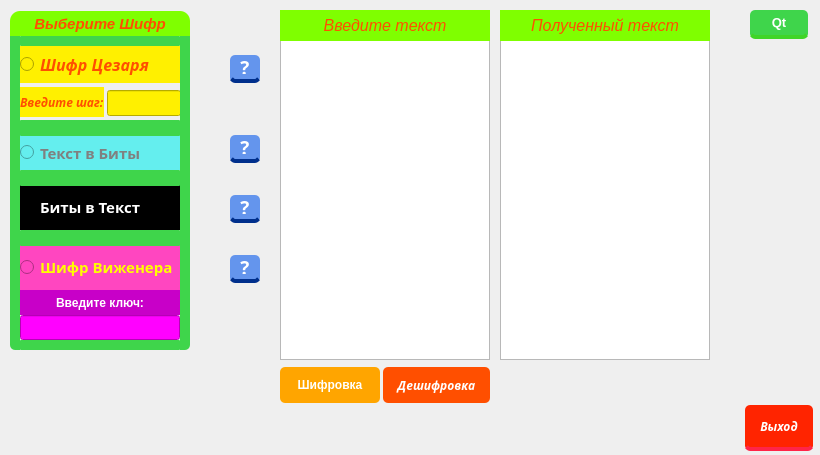
<?xml version="1.0" encoding="UTF-8"?>
<ui version="4.0">
 <class>SecondShifr</class>
 <widget class="QDialog" name="SecondShifr">
  <property name="geometry">
   <rect>
    <x>0</x>
    <y>0</y>
    <width>820</width>
    <height>455</height>
   </rect>
  </property>
  <property name="windowTitle">
   <string>Добро пожаловать в скрытый Шифр. Приложение по шифровке передаваемой и дешифровке получаемой информации</string>
  </property>
  <property name="autoFillBackground">
   <bool>false</bool>
  </property>
  <property name="styleSheet">
   <string notr="true">border-color: qlineargradient(spread:pad, x1:0, y1:0, x2:1, y2:0, stop:0 rgba(9, 41, 4, 255), stop:0.085 rgba(2, 79, 0, 255), stop:0.19 rgba(50, 147, 22, 255), stop:0.275 rgba(236, 191, 49, 255), stop:0.39 rgba(243, 61, 34, 255), stop:0.555 rgba(135, 81, 60, 255), stop:0.667 rgba(121, 75, 255, 255), stop:0.825 rgba(164, 255, 244, 255), stop:0.885 rgba(104, 222, 71, 255), stop:1 rgba(93, 128, 0, 255));
position: absolute;</string>
  </property>
  <widget class="QLabel" name="label">
   <property name="geometry">
    <rect>
     <x>205</x>
     <y>0</y>
     <width>1500</width>
     <height>1500</height>
    </rect>
   </property>
   <property name="styleSheet">
    <string notr="true">background-image: url(:/recource/images/raduga1.jpg);</string>
   </property>
   <property name="text">
    <string/>
   </property>
  </widget>
  <widget class="QTextEdit" name="textEdit_1">
   <property name="geometry">
    <rect>
     <x>280</x>
     <y>40</y>
     <width>210</width>
     <height>320</height>
    </rect>
   </property>
   <property name="font">
    <font>
     <pointsize>9</pointsize>
    </font>
   </property>
  </widget>
  <widget class="QTextEdit" name="textEdit_2">
   <property name="geometry">
    <rect>
     <x>500</x>
     <y>40</y>
     <width>210</width>
     <height>320</height>
    </rect>
   </property>
   <property name="font">
    <font>
     <pointsize>9</pointsize>
    </font>
   </property>
  </widget>
  <widget class="QLabel" name="label_1">
   <property name="geometry">
    <rect>
     <x>280</x>
     <y>10</y>
     <width>210</width>
     <height>31</height>
    </rect>
   </property>
   <property name="font">
    <font>
     <family>Segoe UI</family>
     <pointsize>12</pointsize>
     <weight>50</weight>
     <italic>true</italic>
     <bold>false</bold>
    </font>
   </property>
   <property name="styleSheet">
    <string notr="true">background-color: rgba(127, 255, 0, 1);
color: rgba(255, 79, 0, 1);</string>
   </property>
   <property name="text">
    <string>Введите текст</string>
   </property>
   <property name="alignment">
    <set>Qt::AlignCenter</set>
   </property>
  </widget>
  <widget class="QPushButton" name="pushButton_3">
   <property name="enabled">
    <bool>true</bool>
   </property>
   <property name="geometry">
    <rect>
     <x>745</x>
     <y>400</y>
     <width>71</width>
     <height>51</height>
    </rect>
   </property>
   <property name="sizePolicy">
    <sizepolicy hsizetype="MinimumExpanding" vsizetype="Fixed">
     <horstretch>0</horstretch>
     <verstretch>0</verstretch>
    </sizepolicy>
   </property>
   <property name="font">
    <font>
     <family>Goudy Stout</family>
     <pointsize>9</pointsize>
     <weight>75</weight>
     <italic>true</italic>
     <bold>true</bold>
    </font>
   </property>
   <property name="styleSheet">
    <string notr="true">QPushButton {
	float: right;
	margin-right: 3%;
	margin-top: 5px;
	border-radius: 5px;
	padding: 5px 9px;
	font-size: 1.2em;
	background-color: rgba(255, 36, 0, 1);
	border-bottom: 4px solid rgba(255, 36, 72, 1);
	color: white;
}

QPushButton:hover{
	background-color: rgba(255, 15, 0, 1);
	border-bottom: 4px solid rgba(217, 55, 60, 1);
}</string>
   </property>
   <property name="text">
    <string>Выход</string>
   </property>
  </widget>
  <widget class="QPushButton" name="pushButton_About">
   <property name="enabled">
    <bool>true</bool>
   </property>
   <property name="geometry">
    <rect>
     <x>750</x>
     <y>5</y>
     <width>61</width>
     <height>34</height>
    </rect>
   </property>
   <property name="sizePolicy">
    <sizepolicy hsizetype="MinimumExpanding" vsizetype="Fixed">
     <horstretch>0</horstretch>
     <verstretch>0</verstretch>
    </sizepolicy>
   </property>
   <property name="font">
    <font>
     <pointsize>10</pointsize>
     <weight>75</weight>
     <bold>true</bold>
    </font>
   </property>
   <property name="styleSheet">
    <string notr="true">QPushButton {
float: right;
margin-right: 3%;
margin-top: 5px;
border-radius: 5px;
padding: 5px 9px;
font-size: 1.2em;
background-color: rgba(63, 213, 75, 1);
border-bottom: 4px solid rgba(63, 213, 40, 1);
color: white;
}

QPushButton:hover
{
background-color: rgba(63, 230, 75, 1);
border-bottom: 4px solid rgba(63, 200, 5, 1);
}
</string>
   </property>
   <property name="text">
    <string>Qt</string>
   </property>
  </widget>
  <widget class="QLabel" name="label_3">
   <property name="geometry">
    <rect>
     <x>500</x>
     <y>10</y>
     <width>210</width>
     <height>31</height>
    </rect>
   </property>
   <property name="font">
    <font>
     <family>Segoe UI</family>
     <pointsize>12</pointsize>
     <weight>50</weight>
     <italic>true</italic>
     <bold>false</bold>
    </font>
   </property>
   <property name="styleSheet">
    <string notr="true">background-color: rgba(127, 255, 0, 1);
color: rgba(255, 79, 0, 1);</string>
   </property>
   <property name="text">
    <string>Полученный текст</string>
   </property>
   <property name="alignment">
    <set>Qt::AlignCenter</set>
   </property>
  </widget>
  <widget class="QPushButton" name="pushButton_4">
   <property name="enabled">
    <bool>true</bool>
   </property>
   <property name="geometry">
    <rect>
     <x>230</x>
     <y>50</y>
     <width>33</width>
     <height>33</height>
    </rect>
   </property>
   <property name="sizePolicy">
    <sizepolicy hsizetype="MinimumExpanding" vsizetype="Fixed">
     <horstretch>0</horstretch>
     <verstretch>0</verstretch>
    </sizepolicy>
   </property>
   <property name="font">
    <font>
     <family>Papyrus</family>
     <pointsize>14</pointsize>
     <weight>75</weight>
     <italic>false</italic>
     <bold>true</bold>
    </font>
   </property>
   <property name="styleSheet">
    <string notr="true">QPushButton{
float: right;
margin-right: 3%;
margin-top: 5px;
border-radius: 5px;
padding: 5px 9px;
font-size: 1.2em;
background-color: rgba(100, 149, 237, 1);
border-bottom: 4px solid rgba(0, 47, 140, 1);
color: white;
}

QPushButton:hover{
color:  white;
font-style: italic;
background-color: rgba(100, 165, 220, 1);;
}</string>
   </property>
   <property name="text">
    <string>?</string>
   </property>
  </widget>
  <widget class="QRadioButton" name="radioButton_2">
   <property name="geometry">
    <rect>
     <x>20</x>
     <y>135</y>
     <width>160</width>
     <height>35</height>
    </rect>
   </property>
   <property name="font">
    <font>
     <family>Vrinda</family>
     <pointsize>11</pointsize>
     <weight>75</weight>
     <bold>true</bold>
    </font>
   </property>
   <property name="styleSheet">
    <string notr="true">QRadioButton{
background-color: rgba(100, 238, 238 ,1);
color: grey;
}
QRadioButton:hover{
background-color: rgba(50, 220, 255 ,1);
}</string>
   </property>
   <property name="text">
    <string>Текст в Биты</string>
   </property>
  </widget>
  <widget class="QRadioButton" name="radioButton_1">
   <property name="geometry">
    <rect>
     <x>20</x>
     <y>46</y>
     <width>160</width>
     <height>37</height>
    </rect>
   </property>
   <property name="font">
    <font>
     <family>Segoe Print</family>
     <pointsize>12</pointsize>
     <weight>75</weight>
     <italic>true</italic>
     <bold>true</bold>
    </font>
   </property>
   <property name="styleSheet">
    <string notr="true">QRadioButton {
background-color: rgba(255, 240, 0 ,1);
color: rgba(255, 79, 0, 1);
}
QRadioButton:hover {
background-color:  rgba(255, 250, 10 ,1);
}</string>
   </property>
   <property name="text">
    <string>Шифр Цезаря</string>
   </property>
  </widget>
  <widget class="QRadioButton" name="radioButton_4">
   <property name="geometry">
    <rect>
     <x>20</x>
     <y>244</y>
     <width>160</width>
     <height>46</height>
    </rect>
   </property>
   <property name="font">
    <font>
     <family>Century Gothic</family>
     <pointsize>11</pointsize>
     <weight>75</weight>
     <italic>false</italic>
     <bold>true</bold>
    </font>
   </property>
   <property name="styleSheet">
    <string notr="true">QRadioButton{
color: yellow;
background-color: rgba(255, 70, 192, 1);
}
QRadioButton:hover{
background-color: rgba(255, 70, 160, 1);
}</string>
   </property>
   <property name="text">
    <string>Шифр Виженера</string>
   </property>
  </widget>
  <widget class="QRadioButton" name="radioButton_3">
   <property name="geometry">
    <rect>
     <x>20</x>
     <y>184</y>
     <width>160</width>
     <height>46</height>
    </rect>
   </property>
   <property name="font">
    <font>
     <family>Vrinda</family>
     <pointsize>11</pointsize>
     <weight>75</weight>
     <bold>true</bold>
    </font>
   </property>
   <property name="styleSheet">
    <string notr="true">QRadioButton{
background-color: black;
color: white;
}
QRadioButton:hover{
background-color: white;
color: black;
}</string>
   </property>
   <property name="text">
    <string>Биты в Текст</string>
   </property>
  </widget>
  <widget class="QLabel" name="label_2">
   <property name="geometry">
    <rect>
     <x>20</x>
     <y>87</y>
     <width>84</width>
     <height>30</height>
    </rect>
   </property>
   <property name="font">
    <font>
     <family>Perpetua Titling MT</family>
     <pointsize>9</pointsize>
     <weight>75</weight>
     <italic>true</italic>
     <bold>true</bold>
    </font>
   </property>
   <property name="styleSheet">
    <string notr="true">background-color: rgba(255, 240, 0 ,1);
color: rgba(255, 79, 0, 1);</string>
   </property>
   <property name="text">
    <string>Введите шаг:</string>
   </property>
  </widget>
  <widget class="QLineEdit" name="lineEdit">
   <property name="geometry">
    <rect>
     <x>107</x>
     <y>90</y>
     <width>74</width>
     <height>26</height>
    </rect>
   </property>
   <property name="font">
    <font>
     <family>Perpetua Titling MT</family>
     <pointsize>9</pointsize>
     <weight>75</weight>
     <italic>true</italic>
     <bold>true</bold>
    </font>
   </property>
   <property name="styleSheet">
    <string notr="true">QLineEdit {
background-color: rgba(255, 240, 0 ,1);
color: rgba(255, 79, 0, 1);
}
QLineEdit:hover {
background-color: rgba(255, 250, 10 ,1);
}</string>
   </property>
  </widget>
  <widget class="QPushButton" name="pushButton_5">
   <property name="geometry">
    <rect>
     <x>230</x>
     <y>130</y>
     <width>33</width>
     <height>33</height>
    </rect>
   </property>
   <property name="font">
    <font>
     <family>Papyrus</family>
     <pointsize>14</pointsize>
     <weight>75</weight>
     <bold>true</bold>
    </font>
   </property>
   <property name="styleSheet">
    <string notr="true">QPushButton{
float: right;
margin-right: 3%;
margin-top: 5px;
border-radius: 5px;
padding: 5px 9px;
font-size: 1.2em;
background-color: rgba(100, 149, 237, 1);
border-bottom: 4px solid rgba(0, 47, 140, 1);
color: white;
}

QPushButton:hover{
color:  white;
font-style: italic;
background-color: rgba(100, 165, 220, 1);;
}</string>
   </property>
   <property name="text">
    <string>?</string>
   </property>
  </widget>
  <widget class="QPushButton" name="pushButton_1">
   <property name="geometry">
    <rect>
     <x>280</x>
     <y>362</y>
     <width>103</width>
     <height>41</height>
    </rect>
   </property>
   <property name="styleSheet">
    <string notr="true">QPushButton{
float: right;
margin-right: 3%;
margin-top: 5px;
border-radius: 5px;
padding: 5px 9px;
font: DotumChe;
font-weight: bold;
font-size: 9pt;
background-color: rgba(255, 165, 0, 1);
color: white;
}

QPushButton:hover{
	/*background-color: rgba(40, 255, 1, 1);*/
color:  rgba(40, 255, 75, 1);
font: MS Reference Sans Serif;
font-size: 1.2em;
font-weight: bold;
font-style: italic;
background-color: rgba(255, 155, 0, 1);
}</string>
   </property>
   <property name="text">
    <string>Шифровка</string>
   </property>
  </widget>
  <widget class="QPushButton" name="pushButton_2">
   <property name="geometry">
    <rect>
     <x>383</x>
     <y>362</y>
     <width>110</width>
     <height>41</height>
    </rect>
   </property>
   <property name="font">
    <font>
     <family>MS Reference Sans Serif</family>
     <weight>75</weight>
     <italic>true</italic>
     <bold>true</bold>
    </font>
   </property>
   <property name="styleSheet">
    <string notr="true">QPushButton {
float: right;
margin-right: 3%;
margin-top: 5px;
border-radius: 5px;
padding: 5px 9px;
font-size: 1.2em;
background-color: rgba(255, 79, 0, 1);
color: white;
}

QPushButton:hover{
	background-color: rgba(242, 243, 244, 1);
color: black;
}</string>
   </property>
   <property name="text">
    <string>Дешифровка</string>
   </property>
  </widget>
  <widget class="QPushButton" name="pushButton_6">
   <property name="geometry">
    <rect>
     <x>230</x>
     <y>190</y>
     <width>33</width>
     <height>33</height>
    </rect>
   </property>
   <property name="font">
    <font>
     <family>Papyrus</family>
     <pointsize>14</pointsize>
     <weight>75</weight>
     <bold>true</bold>
    </font>
   </property>
   <property name="styleSheet">
    <string notr="true">QPushButton{
float: right;
margin-right: 3%;
margin-top: 5px;
border-radius: 5px;
padding: 5px 9px;
font-size: 1.2em;
background-color: rgba(100, 149, 237, 1);
border-bottom: 4px solid rgba(0, 47, 140, 1);
color: white;
}

QPushButton:hover{
color:  white;
font-style: italic;
background-color: rgba(100, 165, 220, 1);;
}</string>
   </property>
   <property name="text">
    <string>?</string>
   </property>
  </widget>
  <widget class="QPushButton" name="pushButton_7">
   <property name="geometry">
    <rect>
     <x>230</x>
     <y>250</y>
     <width>33</width>
     <height>33</height>
    </rect>
   </property>
   <property name="font">
    <font>
     <family>Papyrus</family>
     <pointsize>14</pointsize>
     <weight>75</weight>
     <bold>true</bold>
    </font>
   </property>
   <property name="styleSheet">
    <string notr="true">QPushButton{
float: right;
margin-right: 3%;
margin-top: 5px;
border-radius: 5px;
padding: 5px 9px;
font-size: 1.2em;
background-color: rgba(100, 149, 237, 1);
border-bottom: 4px solid rgba(0, 47, 140, 1);
color: white;
}

QPushButton:hover{
color:  white;
font-style: italic;
background-color: rgba(100, 165, 220, 1);;
}</string>
   </property>
   <property name="text">
    <string>?</string>
   </property>
  </widget>
  <widget class="Line" name="line_1">
   <property name="geometry">
    <rect>
     <x>20</x>
     <y>120</y>
     <width>160</width>
     <height>16</height>
    </rect>
   </property>
   <property name="styleSheet">
    <string notr="true">border-radius: 1px;
background-color: rgba(63, 213, 75, 1);</string>
   </property>
   <property name="orientation">
    <enum>Qt::Horizontal</enum>
   </property>
  </widget>
  <widget class="Line" name="line_2">
   <property name="geometry">
    <rect>
     <x>20</x>
     <y>170</y>
     <width>160</width>
     <height>16</height>
    </rect>
   </property>
   <property name="styleSheet">
    <string notr="true">border-radius: 1px;
background-color: rgba(63, 213, 75, 1);</string>
   </property>
   <property name="orientation">
    <enum>Qt::Horizontal</enum>
   </property>
  </widget>
  <widget class="Line" name="line_3">
   <property name="geometry">
    <rect>
     <x>20</x>
     <y>230</y>
     <width>160</width>
     <height>16</height>
    </rect>
   </property>
   <property name="styleSheet">
    <string notr="true">border-radius: 1px;
background-color: rgba(63, 213, 75, 1);</string>
   </property>
   <property name="orientation">
    <enum>Qt::Horizontal</enum>
   </property>
  </widget>
  <widget class="Line" name="line_4">
   <property name="geometry">
    <rect>
     <x>20</x>
     <y>36</y>
     <width>160</width>
     <height>10</height>
    </rect>
   </property>
   <property name="styleSheet">
    <string notr="true">border-radius: 1px;
background-color: rgba(63, 213, 75, 1);</string>
   </property>
   <property name="orientation">
    <enum>Qt::Horizontal</enum>
   </property>
  </widget>
  <widget class="Line" name="line_5">
   <property name="geometry">
    <rect>
     <x>20</x>
     <y>340</y>
     <width>160</width>
     <height>10</height>
    </rect>
   </property>
   <property name="styleSheet">
    <string notr="true">border-radius: 1px;
background-color: rgba(63, 213, 75, 1);</string>
   </property>
   <property name="orientation">
    <enum>Qt::Horizontal</enum>
   </property>
  </widget>
  <widget class="Line" name="line">
   <property name="geometry">
    <rect>
     <x>10</x>
     <y>36</y>
     <width>10</width>
     <height>314</height>
    </rect>
   </property>
   <property name="styleSheet">
    <string notr="true">border-bottom-left-radius: 5px;
background-color: rgba(63, 213, 75, 1);</string>
   </property>
   <property name="orientation">
    <enum>Qt::Vertical</enum>
   </property>
  </widget>
  <widget class="Line" name="line_6">
   <property name="geometry">
    <rect>
     <x>180</x>
     <y>36</y>
     <width>10</width>
     <height>314</height>
    </rect>
   </property>
   <property name="styleSheet">
    <string notr="true">border-bottom-right-radius: 5px;
background-color: rgba(63, 213, 75, 1);</string>
   </property>
   <property name="orientation">
    <enum>Qt::Vertical</enum>
   </property>
  </widget>
  <widget class="QLabel" name="label_4">
   <property name="geometry">
    <rect>
     <x>10</x>
     <y>11</y>
     <width>180</width>
     <height>25</height>
    </rect>
   </property>
   <property name="font">
    <font>
     <family>Segoe UI</family>
     <pointsize>11</pointsize>
     <weight>75</weight>
     <italic>true</italic>
     <bold>true</bold>
    </font>
   </property>
   <property name="styleSheet">
    <string notr="true">border-top-left-radius: 10px;
border-top-right-radius: 10px;
background-color: rgba(127, 255, 0, 1);
color: rgba(255, 79, 0, 1);</string>
   </property>
   <property name="text">
    <string>Выберите Шифр</string>
   </property>
   <property name="alignment">
    <set>Qt::AlignCenter</set>
   </property>
  </widget>
  <widget class="QLineEdit" name="lineEdit_2">
   <property name="geometry">
    <rect>
     <x>20</x>
     <y>315</y>
     <width>160</width>
     <height>25</height>
    </rect>
   </property>
   <property name="font">
    <font>
     <family>Perpetua Titling MT</family>
     <pointsize>9</pointsize>
     <weight>75</weight>
     <italic>false</italic>
     <bold>true</bold>
    </font>
   </property>
   <property name="styleSheet">
    <string notr="true">QLineEdit {
background-color: rgba(255, 1, 255 ,1);
color: white;
}
QLineEdit:hover {
background-color: rgba(255, 70, 255 ,1);
}</string>
   </property>
  </widget>
  <widget class="QLabel" name="label_5">
   <property name="geometry">
    <rect>
     <x>20</x>
     <y>290</y>
     <width>160</width>
     <height>25</height>
    </rect>
   </property>
   <property name="font">
    <font>
     <family>Segoe UI</family>
     <pointsize>9</pointsize>
     <weight>75</weight>
     <bold>true</bold>
    </font>
   </property>
   <property name="styleSheet">
    <string notr="true">color: white;
background-color: rgba(200, 0, 200, 1 );</string>
   </property>
   <property name="text">
    <string>Введите ключ:</string>
   </property>
   <property name="alignment">
    <set>Qt::AlignCenter</set>
   </property>
  </widget>
  <widget class="QToolButton" name="toolButton">
   <property name="geometry">
    <rect>
     <x>-270</x>
     <y>210</y>
     <width>25</width>
     <height>19</height>
    </rect>
   </property>
   <property name="text">
    <string>...</string>
   </property>
  </widget>
  <zorder>radioButton_2</zorder>
  <zorder>radioButton_1</zorder>
  <zorder>radioButton_4</zorder>
  <zorder>radioButton_3</zorder>
  <zorder>label_2</zorder>
  <zorder>lineEdit</zorder>
  <zorder>label</zorder>
  <zorder>textEdit_1</zorder>
  <zorder>textEdit_2</zorder>
  <zorder>pushButton_4</zorder>
  <zorder>label_1</zorder>
  <zorder>pushButton_3</zorder>
  <zorder>pushButton_About</zorder>
  <zorder>label_3</zorder>
  <zorder>pushButton_5</zorder>
  <zorder>pushButton_1</zorder>
  <zorder>pushButton_2</zorder>
  <zorder>pushButton_6</zorder>
  <zorder>pushButton_7</zorder>
  <zorder>line_1</zorder>
  <zorder>line_2</zorder>
  <zorder>line_3</zorder>
  <zorder>line_4</zorder>
  <zorder>line_5</zorder>
  <zorder>line</zorder>
  <zorder>line_6</zorder>
  <zorder>label_4</zorder>
  <zorder>lineEdit_2</zorder>
  <zorder>label_5</zorder>
  <zorder>toolButton</zorder>
 </widget>
 <resources/>
 <connections/>
</ui>
